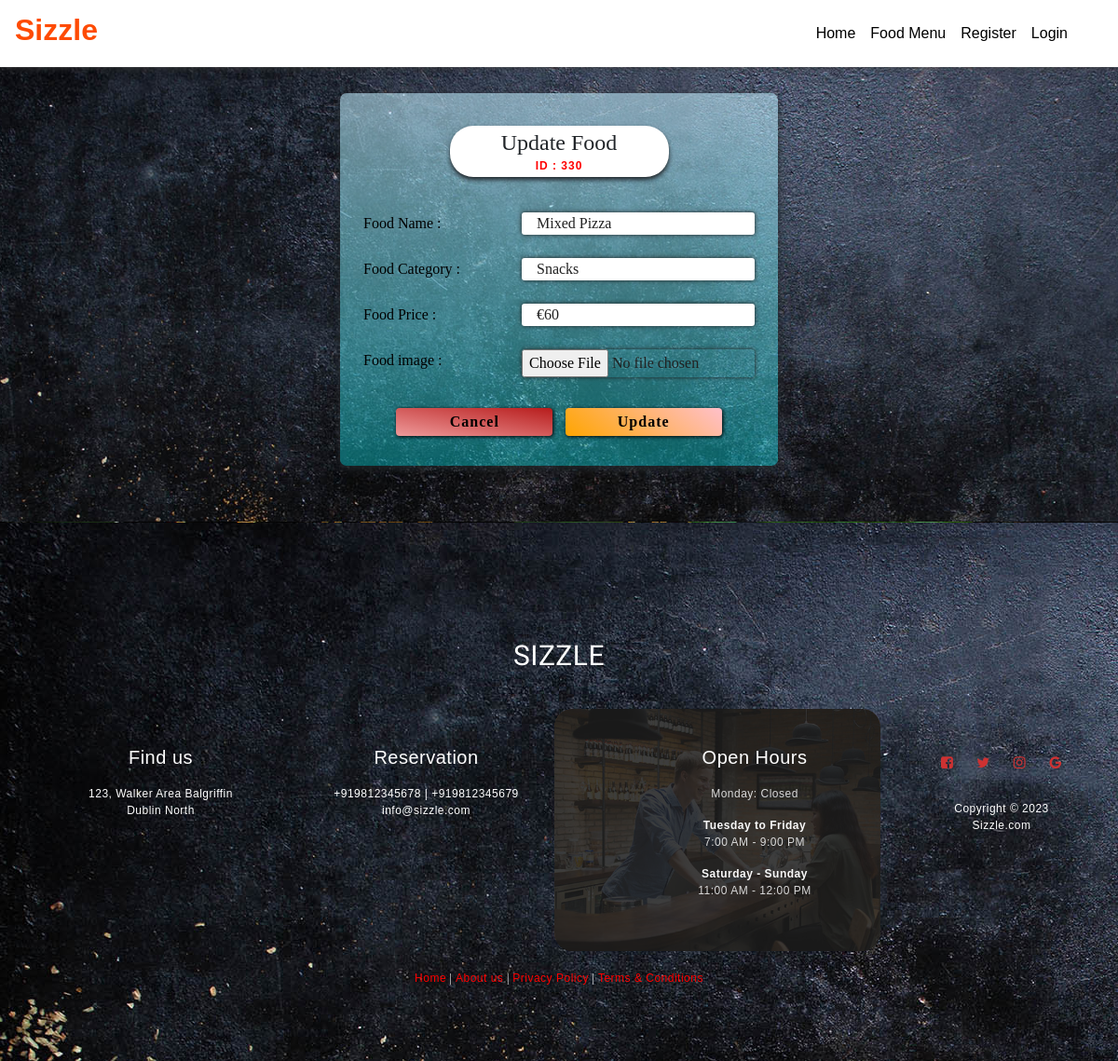
The page /getfood/33 on the database its author committed.
### Foodapp/models.py (models this page shows)
class Food(models.Model):
    FoodId = models.AutoField(primary_key=True)
    FoodName = models.CharField(max_length=30)
    FoodCat = models.CharField(max_length=30)
    FoodPrice = models.FloatField(max_length=15)
    FoodImage = models.ImageField(upload_to='media', default='')
    class Meta:
        db_table = "FP_Food"

### Foodapp/views.py (the view)
# urls.py: path('getfood/<int:FoodId>', views.getfood),
def getfood(request, FoodId):
    foods = Food.objects.get(FoodId=FoodId)
    return render(request, 'updatefood.html', {'f': foods})

### Templates/Foodapp/updatefood.html (shortened to what this page needs)
<!DOCTYPE html>
<html lang="en" dir="ltr">
  <head>
	{% load static %}
    <link rel="stylesheet" type="text/css" href="{% static 'css/imperial_style.css' %}" />
    <link rel="stylesheet" type="text/css" href="{% static 'css/master.css' %}" />
    <link rel="stylesheet" href="https://use.fontawesome.com/releases/v5.7.2/css/all.css">
    <link rel="stylesheet" href="https://use.fontawesome.com/releases/v5.3.1/css/all.css">
      <link rel="stylesheet" href="{% static 'css/font-awesome.min.css' %}">
<link rel="stylesheet" href="https://stackpath.bootstrapcdn.com/bootstrap/4.4.1/css/bootstrap.min.css">
  </head>
    <nav class="navbar navbar-expand-lg navbar-light" style="position: fixed;width:100%;background-image: linear-gradient(180deg,#FFF,#FFF);box-shadow: 0px 0px 7px 0px #404040;">
      <a class="navbar-brand" href="/"><h2 style="color:#fe4b03;font-family:sans-serif;font-weight:bolder;"><b>Sizzle</b></h2></a>
      <div class="collapse navbar-collapse" id="navbarSupportedContent">
        <ul class="navbar-nav" style="margin-left:auto!important;margin-right:30px;">
          <li class="nav-item active">
            <a class="nav-link" id="nav-link" href="home">Home <span class="sr-only">(current)</span></a>
          </li>
          <li class="nav-item active">
            <a class="nav-link" id="nav-link" href=" /allfood">Food Menu <span class="sr-only">(current)</span></a>
          </li>
          {% if request.session.CustId is None and request.session.AdminId is None %}
          <li class="nav-item active">
            <a class="nav-link" id="nav-link" href=" /addcustomer">Register <span class="sr-only">(current)</span></a>
          </li>
          {% endif %}
          {% if request.session.CustId is None and request.session.AdminId is None %}
          <li class="nav-item active">
            <a class="nav-link" id="nav-link" href=" /login">Login <span class="sr-only">(current)</span></a>
          </li>
          {% endif %}
        </ul>
      </div>
    </nav>
      <main>
        <center><div class="middle-admin-reg">
          <center ><legend style="margin-top:25px;box-shadow:0px 3px 5px;width:50%;background:white;border-radius:25px;font-family: 'Courgette', cursive;">Update Food<h5 style="font-size:50%;color:RED;padding-bottom:5px;letter-spacing:1px;"><b>ID : {{f.FoodId}}0</b></h5></legend></center>
          <div class="form-container">
            <form class="myform-container" enctype="multipart/form-data" action="/editfood/{{f.FoodId}}" method="post">{% csrf_token %}
            <span class="entry-box">Food Name : <input type="text" name="FoodName" value="{{f.FoodName}}"></span>
            <span class="entry-box">Food Category : <input type="text" name="FoodCat" value="{{f.FoodCat}}" required></span>
            <span class="entry-box">Food Price : <input type="tel" name="FoodPrice" maxlength="6"  value="{{f.FoodPrice}}" required></span>
            <span class="entry-box">Food image : <input type="file" class="valid" name="FoodImage" style="padding-left:0px" required/></span>
            <center><br/><button type="reset"class="butn" style="margin-top:10px;background-image: linear-gradient(190deg, rgba(183,28,28 ,1), rgba(239,154,154 ,1));" name="button">Cancel</button>
            &nbsp;&nbsp;<button type="submit"class="butn" style="margin-top:10px;"  name="button">Update</button>
              </center>
            </form>
          </div>
        </div></center>
      </main>
    <footer id="footer" data-stellar-background-ratio="0.5" style="background-color:#FFFFFF">
        <div class="container">
            <div class="foot-con">
                <div class="fo-cont-1">
                    SIZZLE
                </div>
            </div>
            <div class="row">
                <div class="col-md-3 col-sm-8">
                    <div class="footer-info">
                        <div class="section-title">
                            <h2 class="wow fadeInUp" data-wow-delay="0.2s">Find us</h2>
                        </div>
                        <address class="wow fadeInUp" data-wow-delay="0.4s">
                            <p>123, Walker Area Balgriffin<br>Dublin North</p>
                        </address>
                    </div>
                </div>
                <div class="col-md-3 col-sm-8">
                    <div class="footer-info">
                        <div class="section-title">
                            <h2 class="wow fadeInUp" data-wow-delay="0.2s">Reservation</h2>
                        </div>
                        <address class="wow fadeInUp" data-wow-delay="0.4s">
                            <p>+919812345678 | +919812345679</p>
                            <p><a href="mailto:cmdzinc@gmail.com">info@sizzle.com</a></p>
                        </address>
                    </div>
                </div>
                <div class="col-md-4 col-sm-8">
                    <div class="footer-info footer-open-hour">
                        <div class="section-title">
                            <h2 class="wow fadeInUp" data-wow-delay="0.2s">Open Hours</h2>
                        </div>
                        <div class="wow fadeInUp" data-wow-delay="0.4s">
                            <p>Monday: Closed</p>
                            <div>
                                <strong>Tuesday to Friday</strong>
                                <p>7:00 AM - 9:00 PM</p>
                            </div>
                            <div>
                                <strong>Saturday - Sunday</strong>
                                <p>11:00 AM - 12:00 PM</p>
                            </div>
                        </div>
                    </div>
                </div>
                <div class="col-md-2 col-sm-4">
                    <ul class="wow fadeInUp social-icon" data-wow-delay="0.4s">
                        <li><a href="#" class="fa fa-facebook-square" attr="facebook icon"></a></li>
                        <li><a href="#" class="fa fa-twitter"></a></li>
                        <li><a href="#" class="fa fa-instagram"></a></li>
                        <li><a href="#" class="fa fa-google"></a></li>
                    </ul>
                    <div class="wow fadeInUp copyright-text" data-wow-delay="0.8s">
                        <p><br>Copyright &copy; 2023 <br>Sizzle.com
                    </div>
                </div>
            </div>
            <div class="fo-cont-2">
                <a class="ext-link" href="#">Home</a> |
                <a class="ext-link" href="#">About us</a> |
                <a class="ext-link" href="#">Privacy Policy</a> |
                <a class="ext-link" href="#">Terms & Conditions</a>
            </div>
        </div>
    </footer>
  </body>
</html>

### Foodapp/static/css/imperial_style.css (style rules this page uses)
* { margin: 0; padding: 0; font-family: sans-serif; box-sizing: border-box; text-decoration: none; }
a { color: red; }
#nav-link { font-family: sans-serif; font-weight: 400; color:black; }
footer { margin-top: 10px; padding-top: 15px; padding-bottom: 30px; background-color: #232323; color: white; font-family: sans-serif; font-size:12px; font-weight: normal; letter-spacing: 0.5px; text-align: center; flex-shrink: 0; }
.foot-con { width: 100%; height: 100px; overflow: hidden; }
.fo-cont-1 { width:30%; float: left; text-align: center; font-size: 30px; font-weight: normal; color: ; font-family: 'Bevan', cursive; overflow: hidden; }
.fo-cont-2 { width:38%; float: left; font-size: 12px; text-align: center; font-weight: normal; color: ; font-family: 'Ultra', serif; overflow: hidden; }

### Foodapp/static/css/master.css (style rules this page uses)
* { margin: 0; padding: 0; font-family: sans-serif; box-sizing: border-box; text-decoration: none; }
.middle-admin-reg { margin-top: 50px; margin-bottom: 50px; border-radius: 7px; background-image: linear-gradient(180deg, #c0ecfd91, #07f8ff5c); width: 470px; height: 400px; overflow: hidden; position: ; box-shadow:0px 3px 10px; padding-top: 10px; }
.form-container { padding-top: 10px; padding-bottom: 10px; align-items: center; padding-left: 25px; padding-right: 25px; border-radius: 5px; }
.entry-box { color: black; display: block; padding: 5px 0 5px 0; margin-top: 15px; font-family: sans-serif; font-family: 'Sriracha', cursive; text-align: left; }
.entry-box input { float: right; width: 250px; outline: none; color: rgba(33,33,33 ,1); border: none; border-radius: 3px; box-shadow: 0.1px 0.1px 5px; padding: 0 16px 0 16px; }
.butn { margin-top: 25px; border: none;outline: none; font-family: sans-serif; font-weight: bold; width: 40%; font-size: 100%; height: 30px; background-image: linear-gradient(40deg,orange, pink);; padding-left: 10px; padding-right: 10px; border-radius: 4px; box-shadow: 1px 1px 4px; letter-spacing: 1px; font-family: 'Sriracha', cursive; }
main { margin-top: 50px; flex: 1 0 auto; }
footer { margin-top: 10px; padding-top: 15px; padding-bottom: 30px; background-color: #232323; color: white; font-family: sans-serif; font-size:12px; font-weight: normal; letter-spacing: 0.5px; text-align: center; flex-shrink: 0; }
.ext-link { color: red; }
.foot-con { width: 100%; height: 100px; overflow: hidden; }
.fo-cont-1 { width:100%; float: left; text-align: center; font-size: 30px; font-weight: normal; color: ; font-family: 'Bevan', cursive; overflow: hidden; }
.fo-cont-2 { width:100%; float: left; font-size: 12px; text-align: center; font-weight: normal; color: ; font-family: 'Ultra', serif; overflow: hidden; }
footer { background-image: url("/static/images/mainscreen4.jpg") !important; border-top: 1px solid rgba(0,0,0,0.05); padding: 120px 0; padding-bottom: 80px; }
footer .section-title { padding-bottom: 10px; }
footer h2 { font-size: 20px; }
footer a, footer p { color: #FFFFFF; }
footer strong { color: #d9d9d9; }
footer address p { margin-bottom: 0; }
.footer-info, footer .social-icon { margin-top: 20px; }
.footer-open-hour { background: #ce3232; background: url('../images/footer-open-hour-bg.jpg') center center no-repeat; background-size: cover; border-radius: 20px; margin-top: 0; padding: 40px 0 40px 80px; overflow: hidden; position: relative; z-index: 22; right: 20px; bottom: 20px; }
.footer-open-hour::after { background: rgba(29,29,29,0.85); content: ""; position: absolute; top: 0; right: 0; bottom: 0; left: 0; width: 100%; height: 100%; z-index: -2222; }
.footer-open-hour h2 { color: #ffffff; }
.footer-open-hour p { color: #d9d9d9; }
.footer-open-hour strong { color: #f9f9f9; }
.social-icon { position: relative; padding: 0; margin: 0; }
.social-icon li { display: inline-block; list-style: none; margin-bottom: 5px; }
.social-icon li a { border-radius: 100px; color: #ce3232; font-size: 15px; width: 35px; height: 35px; line-height: 35px; text-decoration: none; text-align: center; transition: all 0.4s ease-in-out; position: relative; }

### rows shown on the page
Food: FoodId "33", FoodName "Mixed Pizza", FoodCat "Snacks", FoodPrice "€60"
